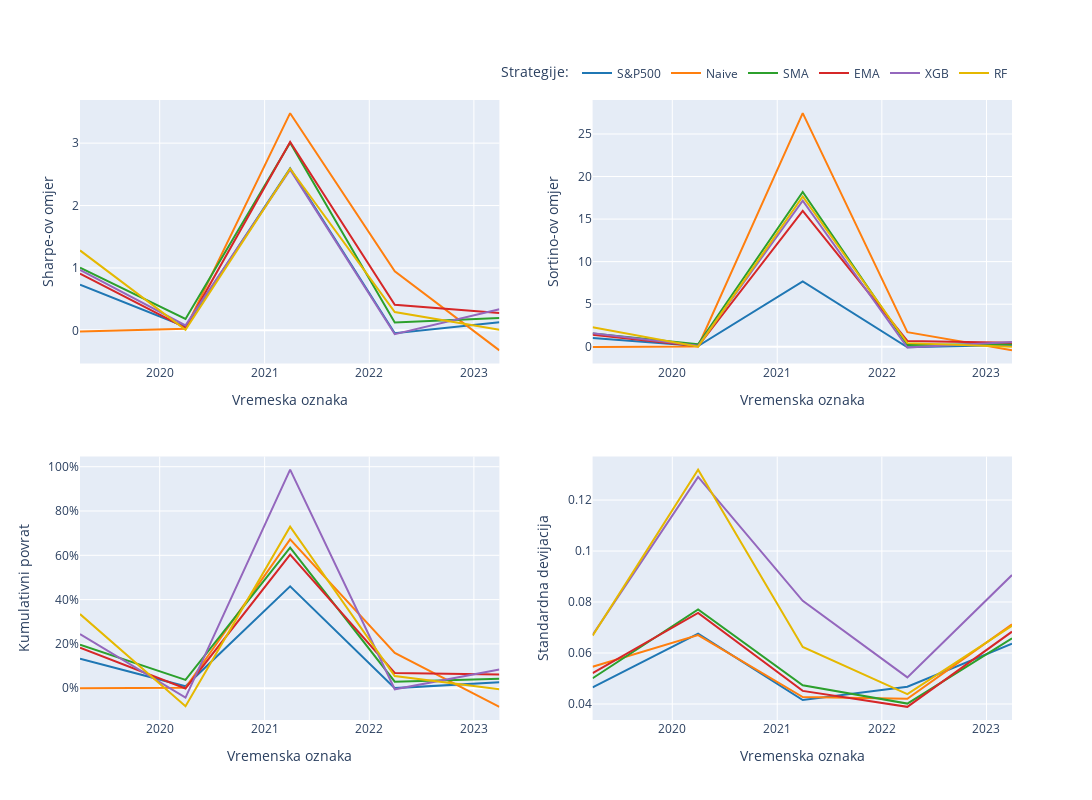

The notebook cell saved with this chart:
### Code cell
from plotly.subplots import make_subplots

# Assuming you have the 'sharpe_df' and 'calmar_df' dataframes

# Define the color scheme
color_scheme = [
    '#1f77b4',  # blue
    '#ff7f0e',  # orange
    '#2ca02c',  # green
    '#d62728',  # red
    '#9467bd',  # purple
    '#e5b800'   # yellow
]

# Create subplots with two charts side by side
fig = make_subplots(rows=2, cols=2)

# Add lines to the first subplot
for i, column in enumerate(sharpe_df.columns[:-1]):
    fig.add_trace(go.Scatter(
        x=sharpe_df['timestamp'],
        y=sharpe_df[column],
        mode='lines',
        name=column,
        line=dict(color=color_scheme[i]),
        showlegend=True
    ), row=1, col=1)

# Add lines to the second subplot
for i, column in enumerate(calmar_df.columns[:-1]):
    fig.add_trace(go.Scatter(
        x=calmar_df['timestamp'],
        y=calmar_df[column],
        mode='lines',
        name=column,
        line=dict(color=color_scheme[i]),
        showlegend=False
    ), row=1, col=2)

# Add lines to the third subplot
for i, column in enumerate(sharpe_df.columns[:-1]):
    fig.add_trace(go.Scatter(
        x=cumret_df['timestamp'],
        y=cumret_df[column],
        mode='lines',
        name=column,
        line=dict(color=color_scheme[i]),
        showlegend=False
    ), row=2, col=1)

# Add lines to the fourth subplot
for i, column in enumerate(calmar_df.columns[:-1]):
    fig.add_trace(go.Scatter(
        x=std_df['timestamp'],
        y=std_df[column],
        mode='lines',
        name=column,
        line=dict(color=color_scheme[i]),
        showlegend=False
    ), row=2, col=2)

# Update layout and axis labels
fig.update_layout(height=800, width=1200)
fig.update_xaxes(title_text='Vremeska oznaka', row=1, col=1)
fig.update_xaxes(title_text='Vremenska oznaka', row=1, col=2)
fig.update_xaxes(title_text='Vremenska oznaka', row=2, col=1)
fig.update_xaxes(title_text='Vremenska oznaka', row=2, col=2)
fig.update_yaxes(title_text='Sharpe-ov omjer', row=1, col=1)
fig.update_yaxes(title_text='Sortino-ov omjer', row=1, col=2)
fig.update_yaxes(title_text='Kumulativni povrat', row=2, col=1, tickformat='.0%')
fig.update_yaxes(title_text='Standardna devijacija', row=2, col=2)

# Show the legend with the formatted names
fig.update_layout(
    legend=dict(
        title='Strategije:',
        orientation='h',
        yanchor='bottom',
        y=1.02,
        xanchor='right',
        x=1
    )
)

# Display the chart
fig.show()

### Figure 1 — Plotly figure (JSON) as saved in the notebook; plotly's stock layout.template omitted (floating-point values rounded to 4 significant figures)
{"data": [{"line": {"color": "#1f77b4"}, "mode": "lines", "name": "S&P500", "showlegend": true, "type": "scatter", "x": ["2019-03-29", "2020-03-31", "2021-03-31", "2022-03-31", "2023-03-31"], "xaxis": "x", "y": [0.7321, 0.05886, 2.596, -0.04577, 0.1306], "yaxis": "y"}, {"line": {"color": "#ff7f0e"}, "mode": "lines", "name": "Naive", "showlegend": true, "type": "scatter", "x": ["2019-03-29", "2020-03-31", "2021-03-31", "2022-03-31", "2023-03-31"], "xaxis": "x", "y": [-0.01757, 0.02655, 3.48, 0.948, -0.32], "yaxis": "y"}, {"line": {"color": "#2ca02c"}, "mode": "lines", "name": "SMA", "showlegend": true, "type": "scatter", "x": ["2019-03-29", "2020-03-31", "2021-03-31", "2022-03-31", "2023-03-31"], "xaxis": "x", "y": [1.004, 0.1837, 3.008, 0.1268, 0.1976], "yaxis": "y"}, {"line": {"color": "#d62728"}, "mode": "lines", "name": "EMA", "showlegend": true, "type": "scatter", "x": ["2019-03-29", "2020-03-31", "2021-03-31", "2022-03-31", "2023-03-31"], "xaxis": "x", "y": [0.9106, 0.04052, 3.019, 0.4089, 0.2786], "yaxis": "y"}, {"line": {"color": "#9467bd"}, "mode": "lines", "name": "XGB", "showlegend": true, "type": "scatter", "x": ["2019-03-29", "2020-03-31", "2021-03-31", "2022-03-31", "2023-03-31"], "xaxis": "x", "y": [0.9687, 0.07993, 2.575, -0.06165, 0.3381], "yaxis": "y"}, {"line": {"color": "#e5b800"}, "mode": "lines", "name": "RF", "showlegend": true, "type": "scatter", "x": ["2019-03-29", "2020-03-31", "2021-03-31", "2022-03-31", "2023-03-31"], "xaxis": "x", "y": [1.282, 0.008038, 2.59, 0.2932, 0.009779], "yaxis": "y"}, {"line": {"color": "#1f77b4"}, "mode": "lines", "name": "S&P500", "showlegend": false, "type": "scatter", "x": ["2019-03-29", "2020-03-31", "2021-03-31", "2022-03-31", "2023-03-31"], "xaxis": "x2", "y": [1.033, 0.08371, 7.666, -0.06193, 0.1943], "yaxis": "y2"}, {"line": {"color": "#ff7f0e"}, "mode": "lines", "name": "Naive", "showlegend": false, "type": "scatter", "x": ["2019-03-29", "2020-03-31", "2021-03-31", "2022-03-31", "2023-03-31"], "xaxis": "x2", "y": [-0.02118, 0.04136, 27.44, 1.709, -0.4188], "yaxis": "y2"}, {"line": {"color": "#2ca02c"}, "mode": "lines", "name": "SMA", "showlegend": false, "type": "scatter", "x": ["2019-03-29", "2020-03-31", "2021-03-31", "2022-03-31", "2023-03-31"], "xaxis": "x2", "y": [1.546, 0.2983, 18.19, 0.1996, 0.3112], "yaxis": "y2"}, {"line": {"color": "#d62728"}, "mode": "lines", "name": "EMA", "showlegend": false, "type": "scatter", "x": ["2019-03-29", "2020-03-31", "2021-03-31", "2022-03-31", "2023-03-31"], "xaxis": "x2", "y": [1.409, 0.05987, 15.97, 0.6884, 0.4586], "yaxis": "y2"}, {"line": {"color": "#9467bd"}, "mode": "lines", "name": "XGB", "showlegend": false, "type": "scatter", "x": ["2019-03-29", "2020-03-31", "2021-03-31", "2022-03-31", "2023-03-31"], "xaxis": "x2", "y": [1.576, 0.1112, 17.17, -0.0853, 0.573], "yaxis": "y2"}, {"line": {"color": "#e5b800"}, "mode": "lines", "name": "RF", "showlegend": false, "type": "scatter", "x": ["2019-03-29", "2020-03-31", "2021-03-31", "2022-03-31", "2023-03-31"], "xaxis": "x2", "y": [2.29, 0.01058, 17.65, 0.4248, 0.0148], "yaxis": "y2"}, {"line": {"color": "#1f77b4"}, "mode": "lines", "name": "S&P500", "showlegend": false, "type": "scatter", "x": ["2019-03-29", "2020-03-31", "2021-03-31", "2022-03-31", "2023-03-31"], "xaxis": "x3", "y": [0.1333, 0.008415, 0.4598, 0.0003729, 0.02677], "yaxis": "y3"}, {"line": {"color": "#ff7f0e"}, "mode": "lines", "name": "Naive", "showlegend": false, "type": "scatter", "x": ["2019-03-29", "2020-03-31", "2021-03-31", "2022-03-31", "2023-03-31"], "xaxis": "x3", "y": [-0.0005665, 0.001837, 0.6722, 0.1589, -0.08414], "yaxis": "y3"}, {"line": {"color": "#2ca02c"}, "mode": "lines", "name": "SMA", "showlegend": false, "type": "scatter", "x": ["2019-03-29", "2020-03-31", "2021-03-31", "2022-03-31", "2023-03-31"], "xaxis": "x3", "y": [0.196, 0.03762, 0.6346, 0.02921, 0.04209], "yaxis": "y3"}, {"line": {"color": "#d62728"}, "mode": "lines", "name": "EMA", "showlegend": false, "type": "scatter", "x": ["2019-03-29", "2020-03-31", "2021-03-31", "2022-03-31", "2023-03-31"], "xaxis": "x3", "y": [0.1831, -0.001119, 0.603, 0.06891, 0.06221], "yaxis": "y3"}, {"line": {"color": "#9467bd"}, "mode": "lines", "name": "XGB", "showlegend": false, "type": "scatter", "x": ["2019-03-29", "2020-03-31", "2021-03-31", "2022-03-31", "2023-03-31"], "xaxis": "x3", "y": [0.2442, -0.04244, 0.9866, -0.004934, 0.08472], "yaxis": "y3"}, {"line": {"color": "#e5b800"}, "mode": "lines", "name": "RF", "showlegend": false, "type": "scatter", "x": ["2019-03-29", "2020-03-31", "2021-03-31", "2022-03-31", "2023-03-31"], "xaxis": "x3", "y": [0.3347, -0.08124, 0.7294, 0.05521, -0.004779], "yaxis": "y3"}, {"line": {"color": "#1f77b4"}, "mode": "lines", "name": "S&P500", "showlegend": false, "type": "scatter", "x": ["2019-03-29", "2020-03-31", "2021-03-31", "2022-03-31", "2023-03-31"], "xaxis": "x4", "y": [0.04649, 0.0676, 0.04154, 0.04679, 0.06362], "yaxis": "y4"}, {"line": {"color": "#ff7f0e"}, "mode": "lines", "name": "Naive", "showlegend": false, "type": "scatter", "x": ["2019-03-29", "2020-03-31", "2021-03-31", "2022-03-31", "2023-03-31"], "xaxis": "x4", "y": [0.05462, 0.067, 0.04269, 0.04203, 0.07121], "yaxis": "y4"}, {"line": {"color": "#2ca02c"}, "mode": "lines", "name": "SMA", "showlegend": false, "type": "scatter", "x": ["2019-03-29", "2020-03-31", "2021-03-31", "2022-03-31", "2023-03-31"], "xaxis": "x4", "y": [0.05009, 0.07713, 0.04733, 0.04016, 0.06578], "yaxis": "y4"}, {"line": {"color": "#d62728"}, "mode": "lines", "name": "EMA", "showlegend": false, "type": "scatter", "x": ["2019-03-29", "2020-03-31", "2021-03-31", "2022-03-31", "2023-03-31"], "xaxis": "x4", "y": [0.0521, 0.07572, 0.04512, 0.03888, 0.06838], "yaxis": "y4"}, {"line": {"color": "#9467bd"}, "mode": "lines", "name": "XGB", "showlegend": false, "type": "scatter", "x": ["2019-03-29", "2020-03-31", "2021-03-31", "2022-03-31", "2023-03-31"], "xaxis": "x4", "y": [0.06713, 0.1291, 0.08049, 0.05045, 0.0906], "yaxis": "y4"}, {"line": {"color": "#e5b800"}, "mode": "lines", "name": "RF", "showlegend": false, "type": "scatter", "x": ["2019-03-29", "2020-03-31", "2021-03-31", "2022-03-31", "2023-03-31"], "xaxis": "x4", "y": [0.06682, 0.1319, 0.06238, 0.04388, 0.07065], "yaxis": "y4"}], "layout": {"height": 800, "legend": {"orientation": "h", "title": {"text": "Strategije:"}, "x": 1, "xanchor": "right", "y": 1.02, "yanchor": "bottom"}, "width": 1200, "xaxis": {"anchor": "y", "domain": [0, 0.45], "title": {"text": "Vremeska oznaka"}}, "xaxis2": {"anchor": "y2", "domain": [0.55, 1], "title": {"text": "Vremenska oznaka"}}, "xaxis3": {"anchor": "y3", "domain": [0, 0.45], "title": {"text": "Vremenska oznaka"}}, "xaxis4": {"anchor": "y4", "domain": [0.55, 1], "title": {"text": "Vremenska oznaka"}}, "yaxis": {"anchor": "x", "domain": [0.575, 1], "title": {"text": "Sharpe-ov omjer"}}, "yaxis2": {"anchor": "x2", "domain": [0.575, 1], "title": {"text": "Sortino-ov omjer"}}, "yaxis3": {"anchor": "x3", "domain": [0, 0.425], "tickformat": ".0%", "title": {"text": "Kumulativni povrat"}}, "yaxis4": {"anchor": "x4", "domain": [0, 0.425], "title": {"text": "Standardna devijacija"}}}}
